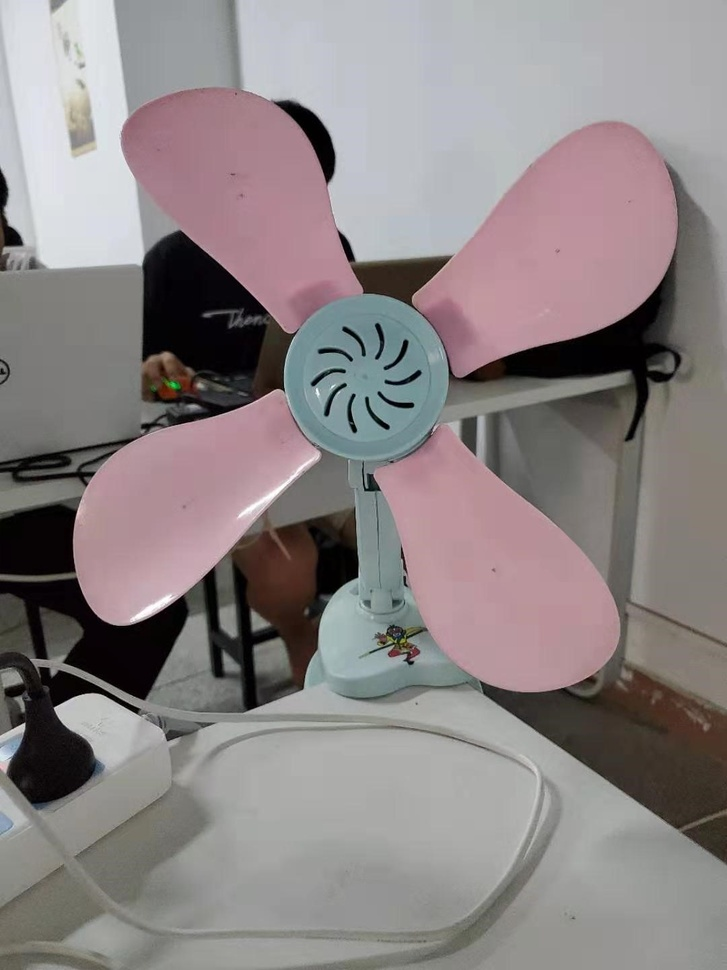
#> input picture AItest/机器视觉处理/image/test4.jpg, 727 x 970 px, shrunk from 1080 x 1440 before the run
$ python masking.py
#> lines starting #> are read from the running program, lines starting #| are printed output that depends on the picture; after the words box and inside, x2 and y2 are one past the last pixel; in counts of white or black regions, pixels touching at a corner belong together
#!/usr/bin/env python
# -*- coding: utf-8 -*-
# @Time : 2019/9/16 20:16
# @Author : chenxin
# @Site :
# @File : masking.py
# @Software: PyCharm
from matplotlib import colors as mcolors
import cv2
import matplotlib.pyplot as plt
import numpy as np
def my_show(ax, img, title=None, interpolation='bicubic', **kwargs):
    ' helper to display an image on an axes without grid/spine '
    ax.imshow(img, interpolation = interpolation, **kwargs)
    ax.axis('off')
    if title:
        ax.set_title(title)

def my_gshow(ax, img, title=None, cmap='gray', interpolation='bicubic', **kwargs):
    ' helper to display an image, in grayscale, on an axes without grid/spine '
    my_show(ax, img, title=title, cmap='gray', interpolation=interpolation, **kwargs)

def my_read(filename):
    ' read from an image file to an rgb '
#> called with filename = 'image/test4.jpg'
    img = cv2.imread(filename)
#> img is the input picture: shape (970, 727, 3); mean B, G, R 132.6, 132, 139.5
    return cv2.cvtColor(img, cv2.COLOR_BGR2RGB)

def my_read_g(filename):
    ' read from an image file to an rgb '
    gray = cv2.imread(filename, 0)
    return gray


def my_read_cg(filename):
    ' read from an image file to an rgb and a grayscale image array '
    rgb = my_read(filename)
    gray = cv2.cvtColor(rgb, cv2.COLOR_RGB2GRAY)
    return rgb, gray

def size_me(img):
    ' given 80dpi, find size of image in inches from pixel dims '
    dpi = 80
    height, width, *depth = img.shape
    figsize = width / float(dpi), height / float(dpi)
    return figsize

def track_blue(frame):
    hsv = cv2.cvtColor(frame, cv2.COLOR_RGB2HSV)
#> hsv: shape (970, 727, 3); mean H, S, V 83.2, 35.8, 142.3

    rgb_blue = np.array([190,148,158]).astype(np.uint8).reshape(1,1,-1)
    hsv_blue_mid = cv2.cvtColor(rgb_blue, cv2.COLOR_RGB2HSV)
    h_blue,_,_ = hsv_blue_mid.flatten()
    #这里是一个范围的选择
    lwr_blue = np.array([h_blue-10,  10,  50]).astype(np.uint8)
    upr_blue = np.array([h_blue+10, 255, 255]).astype(np.uint8)

    mask = cv2.inRange(hsv, lwr_blue, upr_blue)
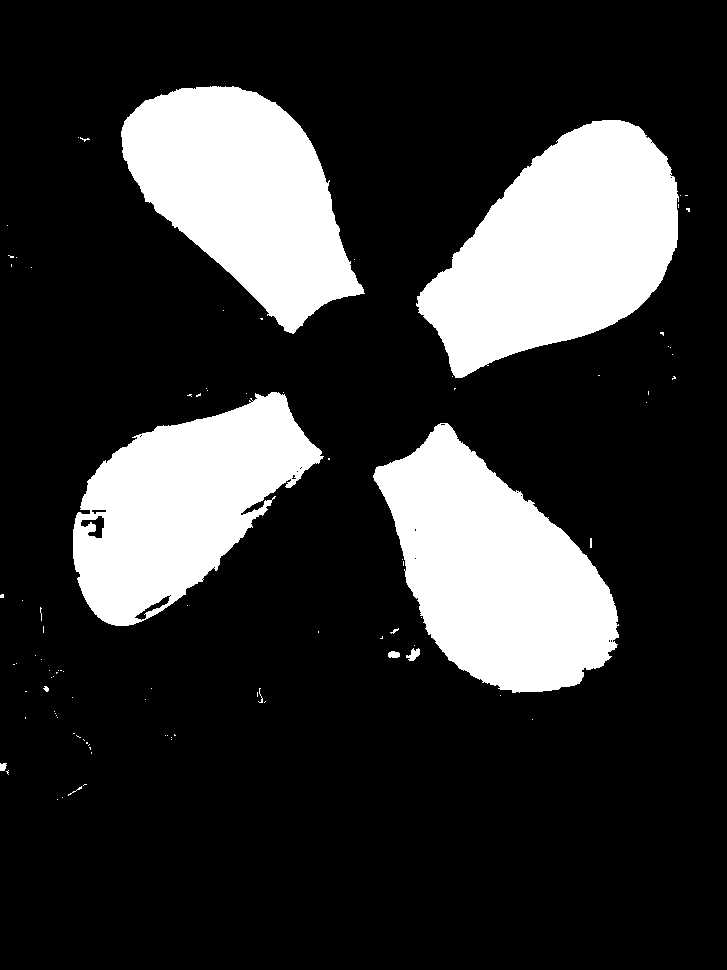
#> mask: shape (970, 727); 20.9% white; 94 white regions (82 under 20 px), largest, box (x1, y1, x2, y2) and area: (416, 120, 679, 378) 40802, (373, 423, 619, 693) 38629, (121, 86, 365, 334) 34771

    # Bitwise-AND mask and original image
    res = cv2.bitwise_and(frame, frame, mask=mask)
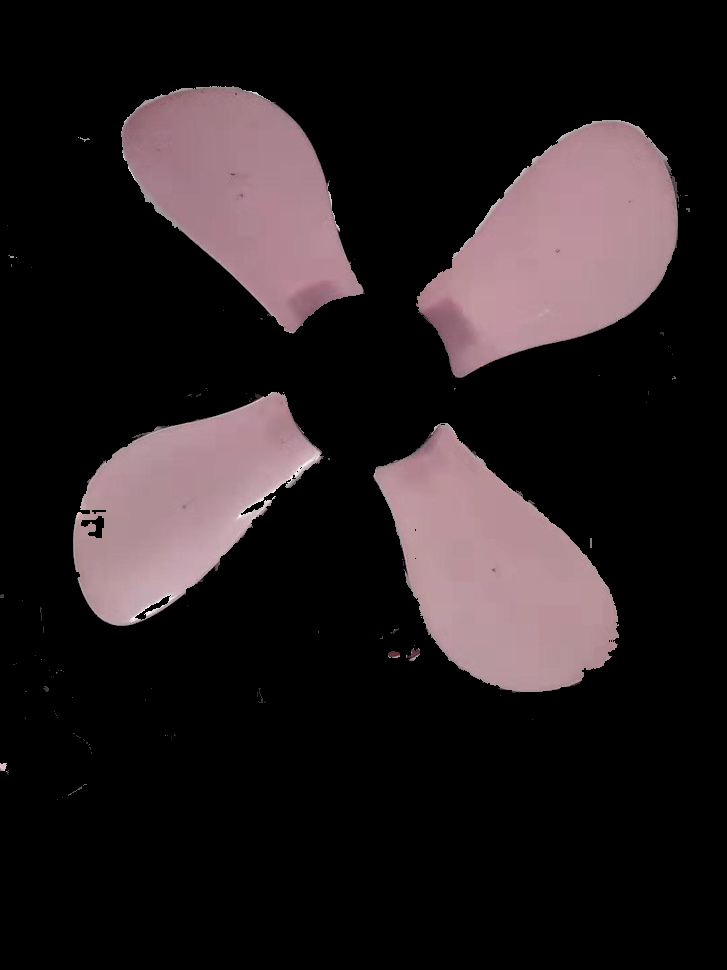
#> res: shape (970, 727, 3); mean R, G, B 37.2, 29.5, 31.3
    return res
colorful = my_read("image/test4.jpg")
#colorful = my_read(img_dir+"data/fuzzyballs2.png")
selected = track_blue(colorful)

fig, axes = plt.subplots(1,2,figsize=(10,5))
my_show(axes[0], colorful)
my_show(axes[1], selected)
plt.show()
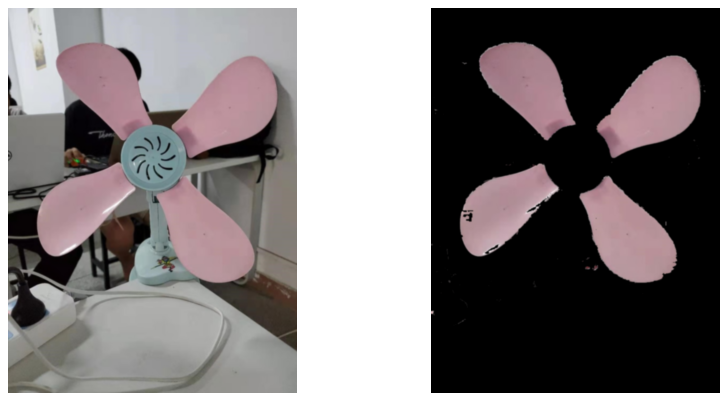
#> figure drawn by matplotlib, 2 panels

$ run again, with AItest/机器视觉处理/image/test2.jpg copied over AItest/机器视觉处理/image/test4.jpg
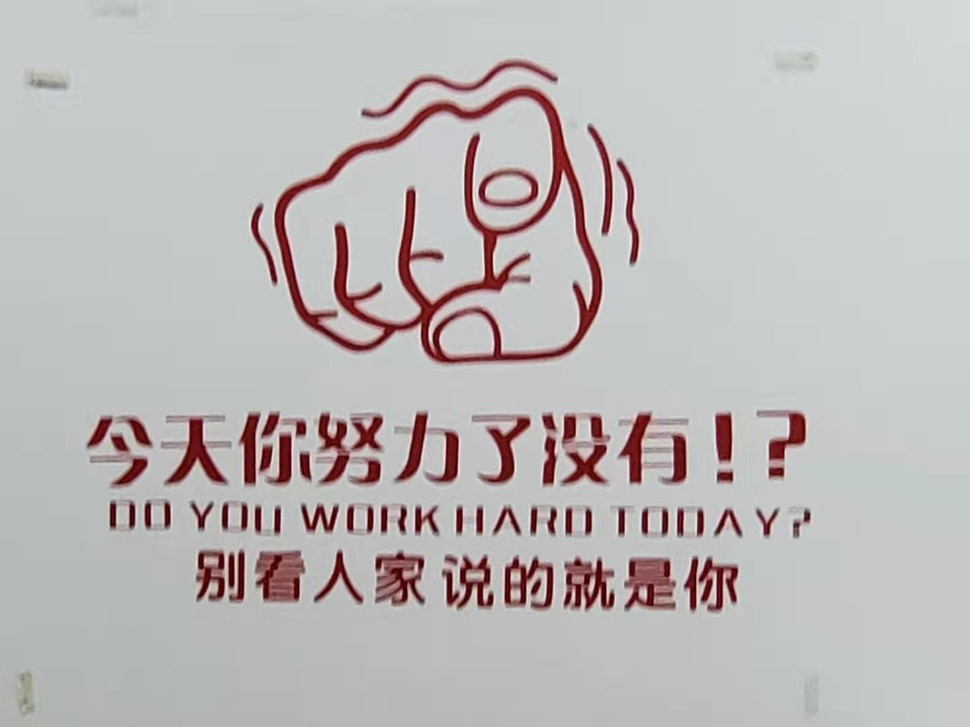
#> input picture AItest/机器视觉处理/image/test2.jpg, 970 x 727 px, shrunk from 1440 x 1080 before the run
#> in my_read, img is the input picture: shape (727, 970, 3); mean B, G, R 184.4, 184.8, 188.5
#> hsv: shape (727, 970, 3); mean H, S, V 82.4, 19, 191.5
#> in track_blue, `mask = cv2.inRange(hsv, lwr_blue, upr_blue)`:
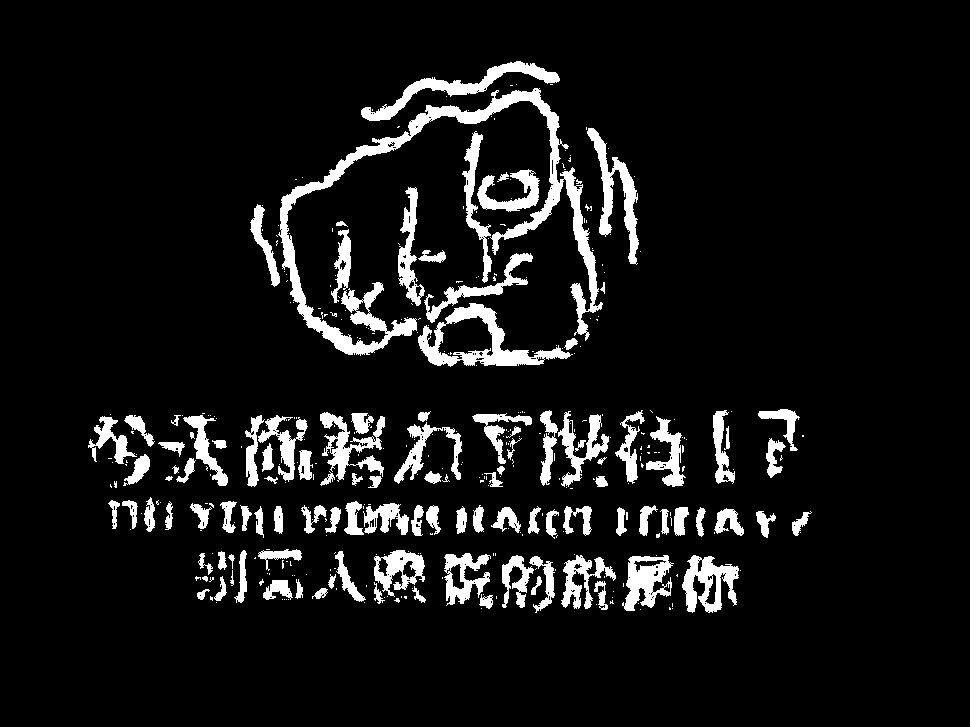
#> mask: shape (727, 970); 8.4% white; 379 white regions (267 under 20 px), largest, box (x1, y1, x2, y2) and area: (278, 88, 603, 356) 10250, (418, 303, 573, 367) 3002, (361, 61, 560, 121) 2291
#> `plt.show()`:
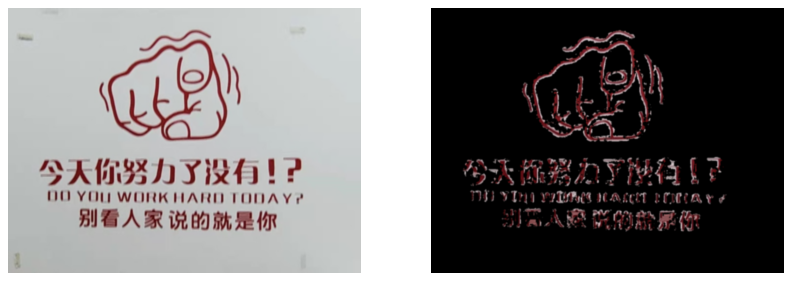
#> figure drawn by matplotlib, 2 panels

$ run again, with AItest/机器视觉处理/image/test3.jpg copied over AItest/机器视觉处理/image/test4.jpg
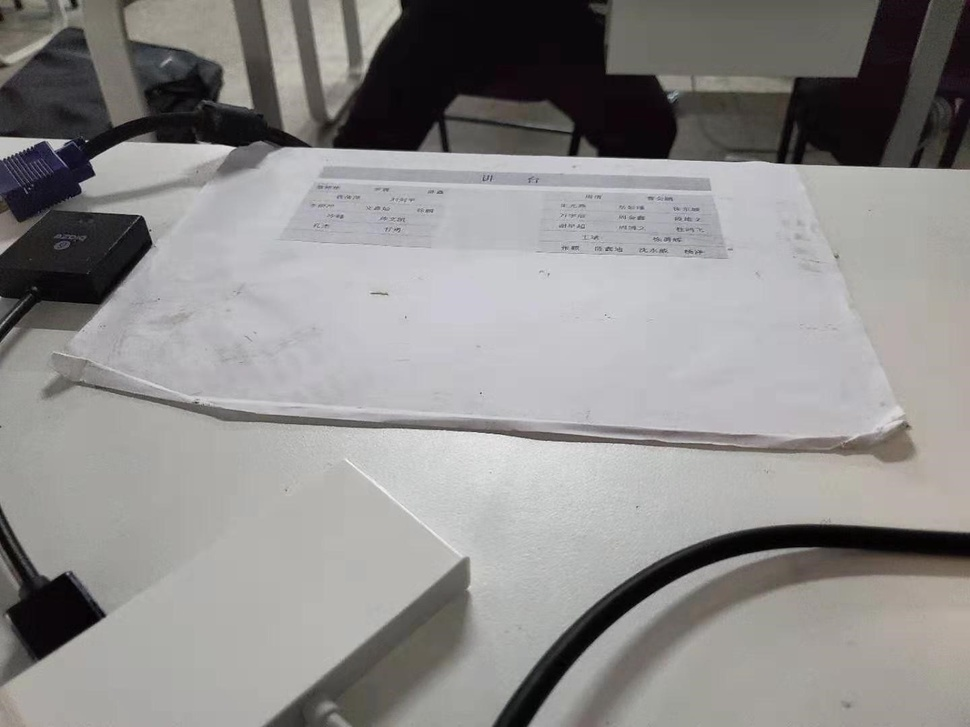
#> input picture AItest/机器视觉处理/image/test3.jpg, 970 x 727 px, shrunk from 1440 x 1080 before the run
#> in my_read, img is the input picture: shape (727, 970, 3); mean B, G, R 139.5, 140.6, 142.2
#> hsv: shape (727, 970, 3); mean H, S, V 68.2, 18.7, 143.7
#> in track_blue, `mask = cv2.inRange(hsv, lwr_blue, upr_blue)`:
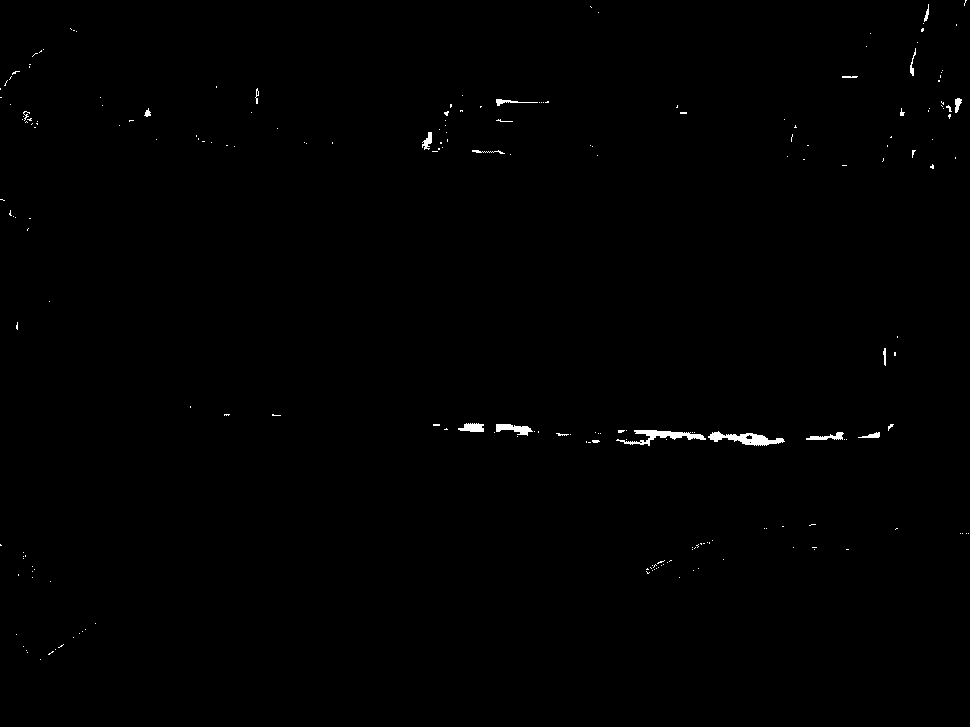
#> mask: shape (727, 970); 0.41% white; 216 white regions (195 under 20 px), largest, box (x1, y1, x2, y2) and area: (708, 431, 785, 446) 536, (616, 430, 706, 446) 501, (496, 424, 533, 436) 240
#> `plt.show()`:
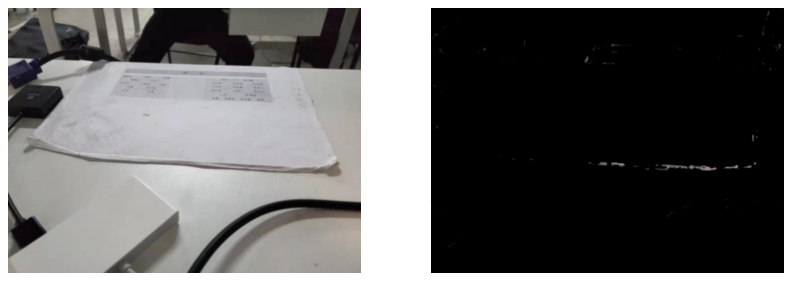
#> figure drawn by matplotlib, 2 panels
